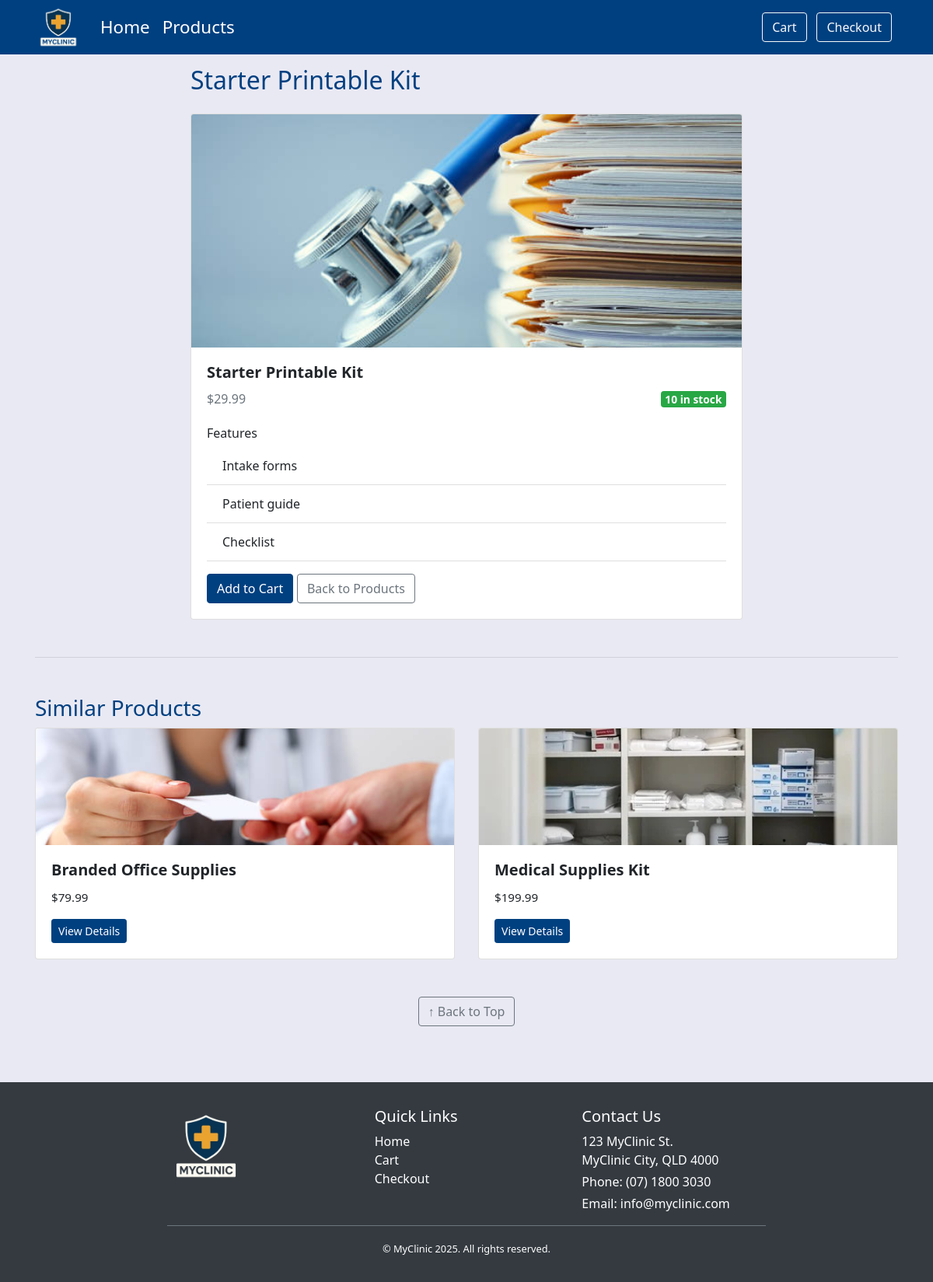
The page /product/starter-printable-kit on the database its author committed.
### myclinic/models.py (models this page shows)
class Product(db.Model):
    __tablename__ = 'products'
    id          = db.Column(db.Integer, primary_key=True)
    title       = db.Column(db.String(100), nullable=False)
    description = db.Column(db.Text,    nullable=False)
    price       = db.Column(db.Float,   nullable=False)
    image_filename  = db.Column(db.String(255), nullable=True)
    slug        = db.Column(db.String(100), unique=True, nullable=False)
    stock       = db.Column(db.Integer, default=0)
    features       = db.Column(db.Text,      nullable=True)
    order_items = db.relationship(
        'OrderDetail',
        back_populates='product',
        cascade='all, delete-orphan'
    )

### myclinic/__init__.py (the view)
    @app.route('/product/<slug>')
    def product_detail(slug):
        item = Product.query.filter_by(slug=slug).first_or_404()
        raw      = item.features or ""
        features = [f.strip() for f in raw.split(',') if f.strip()]
        similar  = (
            Product.query
                   .filter(Product.id != item.id)
                   .limit(2)
                   .all()
        )
        return render_template(
            'product_detail.html',
            item=item,
            features=features,
            similar=similar
        )

### myclinic/templates/product_detail.html
 {% extends 'base.html' %} {% block
content %}
<div class="container mt-4">
  <div class="row justify-content-center">
    <div class="col-md-8">
      <h2 class="mb-4 text-left">{{ item.title }}</h2>
      <div class="card">
        <img
          src="{{ url_for('static', filename='img/' ~ item.image_filename) }}"
          class="card-img-top"
          alt="{{ item.title }}"
          style="height: 300px; object-fit: cover"
        />
        <div class="card-body">
          <h5 class="card-title">{{ item.title }}</h5>
          <div class="d-flex justify-content-between align-items-center mb-2">
            <h6 class="text-muted mb-0">${{ '%.2f'|format(item.price) }}</h6>
            {% if item.stock > 0 %}
            <span class="badge badge-success"> {{ item.stock }} in stock </span>
            {% else %}
            <span class="badge badge-danger"> Out of stock </span>
            {% endif %}
          </div>
          {% if item.features %}
          <h6 class="mt-4">Features</h6>
          <ul class="list-group list-group-flush mb-3">
            {% for feat in item.features.split(',') %}
            <li class="list-group-item">{{ feat.strip() }}</li>
            {% endfor %}
          </ul>
          {% endif %}
          <a
            href="{{ url_for('add_to_cart', product_id=item.id) }}"
            class="btn btn-primary"
            >Add to Cart</a
          >
          <a
            href="{{ url_for('home') }}#products"
            class="btn btn-outline-secondary"
            >Back to Products</a
          >
        </div>
      </div>
    </div>
  </div>
</div>
<hr class="my-5" />
<h3>Similar Products</h3>
{% if similar %}
<div class="row">
  {% for p in similar %}
  <div class="col-md-6 mb-4">
    <div class="card h-100">
      <img
        src="{{ url_for('static', filename='img/' ~ p.image_filename) }}"
        class="card-img-top"
        style="height: 150px; object-fit: cover"
        alt="{{ p.title }}"
      />
      <div class="card-body">
        <h5 class="card-title">{{ p.title }}</h5>
        <p class="card-text">${{ '%.2f'|format(p.price) }}</p>
        <a
          href="{{ url_for('product_detail', slug=p.slug) }}"
          class="btn btn-sm btn-primary"
          >View Details</a
        >
      </div>
    </div>
  </div>
  {% endfor %}
</div>
{% else %}
<p><em>No similar products found.</em></p>
{% endif %}
<div class="container text-center my-4">
  <a href="#top" class="btn btn-outline-secondary">↑ Back to Top</a>
</div>
{% endblock %}

### myclinic/templates/base.html (shortened to what this page needs)
<!DOCTYPE html>
<html lang="en">
  <head>
    <link
      rel="stylesheet"
      href="https://stackpath.bootstrapcdn.com/bootstrap/4.4.1/css/bootstrap.min.css"
    />
    <link
      rel="stylesheet"
      href="{{ url_for('static', filename='css/styles.css') }}"
    />
  </head>
  <nav class="navbar navbar-expand-lg custom-navbar fixed-top">
      <div class="container">
        <a class="navbar-brand" href="{{ url_for('home') }}">
          <img
            src="{{ url_for('static', filename='img/myclinic-logo.png') }}"
            alt="MyClinic Logo"
            height="60"
          />
        </a>
        <body id="top" class="d-flex flex-column min-vh-100">
        <div class="collapse navbar-collapse" id="navbarNav">
          <ul class="navbar-nav">
            <li class="nav-item">
              <a
                class="nav-link {% if request.endpoint=='home' %}active{% endif %}"
                href="{{ url_for('home') }}"
                >Home</a
              >
            </li>
            <li class="nav-item">
              <a
                class="nav-link {% if request.endpoint=='home' %}active{% endif %}"
                href="{{ url_for('home') }}#products"
                >Products</a
              >
            </li>
          </ul>
          <div class="ml-auto">
            <a
              href="{{ url_for('cart') }}"
              class="btn btn-outline-light mr-2"
              role="button"
              >Cart</a
            >
            <a
              href="{{ url_for('checkout') }}"
              class="btn btn-outline-light mr-2"
              role="button"
              >Checkout</a
            >
          </div>
        </div>
      </div>
    </nav>
    <main class="flex-fill">
      <div class="container my-4">
        {% block content %}{% endblock %}
      </div>
    </main>
    <footer class="footer bg-dark text-white">
      <div class="container">
        <div class="row align-items-start">
          <div class="col-md-4 text-center text-md-left mb-3 mb-md-0">
            <a href="{{ url_for('home') }}">
              <img
                src="{{ url_for('static', filename='img/myclinic-logo.png') }}"
                alt="MyClinic Logo"
                style="max-height: 100px"
              />
            </a>
          </div>
          <div class="col-md-4 text-left mb-3 mb-md-0">
            <h5>Quick Links</h5>
            <ul class="list-unstyled mb-0">
              <li>
                <a class="text-white" href="{{ url_for('home') }}">Home</a>
              </li>
              <li>
                <a class="text-white" href="{{ url_for('cart') }}">Cart</a>
              </li>
              <li>
                <a class="text-white" href="{{ url_for('checkout') }}"
                  >Checkout</a
                >
              </li>
            </ul>
          </div>
          <div class="col-md-4 text-center text-md-left">
            <h5>Contact Us</h5>
            <p class="mb-1">123 MyClinic St.<br />MyClinic City, QLD 4000</p>
            <p class="mb-1">Phone: (07) 1800 3030</p>
            <p class="mb-0">Email: info@myclinic.com</p>
          </div>
        </div>
        <hr class="border-secondary my-3" />
        <div class="row">
          <div class="col-12 text-center">
            <small>© MyClinic 2025. All rights reserved.</small>
            <br/>
          </div>
        </div>
    </footer>
  </body>
</html>

### myclinic/static/css/styles.css (style rules this page uses)
html { scroll-behavior: smooth; }
body { font-family: "Segoe UI", sans-serif; font-size: 1.15rem; background-color: #e9e9f3; padding-top: 60px; display: flex; flex-direction: column; margin: 0; }
html, body { height: 100%; }
p { text-align: justify; }
h1, h2, h3, h4 { color: #004080; text-align: left; }
li { font-size: 1rem; }
.custom-navbar { background-color: #004080; padding-top: 0rem; padding-bottom: 0rem; }
.custom-navbar .navbar-brand, .custom-navbar .nav-link { color: #fff !important; font-weight: 500; font-size: 1.4rem; }
.custom-navbar .navbar-brand img { max-height: 100px; width: auto; }
.card-title { font-weight: bold; }
.card-text { font-size: 0.95rem; flex-grow: 1; margin-bottom: 1rem; }
.card-img-top { height: 200px; object-fit: cover; }
.btn-primary { background-color: #004080; border-color: #004080; }
.footer { padding-top: 2rem; padding-bottom: 2rem; margin-top: 3rem; font-size: 1rem; flex-shrink: 0; }
.footer hr { border-color: rgba(255, 255, 255, 0.2); margin-top: 1.5rem; margin-bottom: 1.5rem; }
.footer .container { max-width: 800px; }
.flex-fill { flex: 1 0 auto; }

### rows shown on the page
Product: title "Starter Printable Kit", image_filename (picture), price "29.99", stock "10"
Product: image_filename (picture), title "Branded Office Supplies", price "79.99"
Product: image_filename (picture), title "Medical Supplies Kit", price "199.99"

### other values the page prints
{{ feat.strip() }} "Intake forms" "Patient guide" "Checklist"
